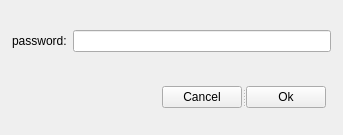
<?xml version="1.0" encoding="UTF-8"?>
<ui version="4.0">
 <class>Login</class>
 <widget class="QWizardPage" name="Login">
  <property name="geometry">
   <rect>
    <x>0</x>
    <y>0</y>
    <width>375</width>
    <height>169</height>
   </rect>
  </property>
  <property name="windowTitle">
   <string>ARIA</string>
  </property>
  <layout class="QVBoxLayout" name="mainlayout">
   <property name="sizeConstraint">
    <enum>QLayout::SetFixedSize</enum>
   </property>
   <property name="leftMargin">
    <number>12</number>
   </property>
   <property name="rightMargin">
    <number>12</number>
   </property>
   <property name="bottomMargin">
    <number>27</number>
   </property>
   <item>
    <spacer name="mainVerticalSpacer">
     <property name="orientation">
      <enum>Qt::Vertical</enum>
     </property>
     <property name="sizeHint" stdset="0">
      <size>
       <width>20</width>
       <height>19</height>
      </size>
     </property>
    </spacer>
   </item>
   <item>
    <layout class="QVBoxLayout" name="verticalLayout">
     <item>
      <layout class="QHBoxLayout" name="textboxLayout">
       <item>
        <widget class="QLabel" name="passLabel">
         <property name="text">
          <string>password:</string>
         </property>
        </widget>
       </item>
       <item>
        <widget class="QLineEdit" name="passBox">
         <property name="echoMode">
          <enum>QLineEdit::Password</enum>
         </property>
        </widget>
       </item>
      </layout>
     </item>
     <item>
      <spacer name="verticalSpacer">
       <property name="orientation">
        <enum>Qt::Vertical</enum>
       </property>
       <property name="sizeHint" stdset="0">
        <size>
         <width>20</width>
         <height>28</height>
        </size>
       </property>
      </spacer>
     </item>
     <item>
      <layout class="QHBoxLayout" name="buttonLayout">
       <property name="sizeConstraint">
        <enum>QLayout::SetDefaultConstraint</enum>
       </property>
       <property name="leftMargin">
        <number>150</number>
       </property>
       <property name="rightMargin">
        <number>5</number>
       </property>
       <item>
        <widget class="QSplitter" name="buttonSpliter">
         <property name="orientation">
          <enum>Qt::Horizontal</enum>
         </property>
         <widget class="QPushButton" name="cancelButton">
          <property name="text">
           <string>Cancel</string>
          </property>
         </widget>
         <widget class="QPushButton" name="okButton">
          <property name="enabled">
           <bool>true</bool>
          </property>
          <property name="text">
           <string>Ok</string>
          </property>
         </widget>
        </widget>
       </item>
      </layout>
     </item>
    </layout>
   </item>
  </layout>
 </widget>
 <tabstops>
  <tabstop>passBox</tabstop>
  <tabstop>cancelButton</tabstop>
  <tabstop>okButton</tabstop>
 </tabstops>
 <resources/>
 <connections>
  <connection>
   <sender>cancelButton</sender>
   <signal>clicked()</signal>
   <receiver>Login</receiver>
   <slot>close()</slot>
   <hints>
    <hint type="sourcelabel">
     <x>226</x>
     <y>114</y>
    </hint>
    <hint type="destinationlabel">
     <x>109</x>
     <y>83</y>
    </hint>
   </hints>
  </connection>
 </connections>
</ui>
